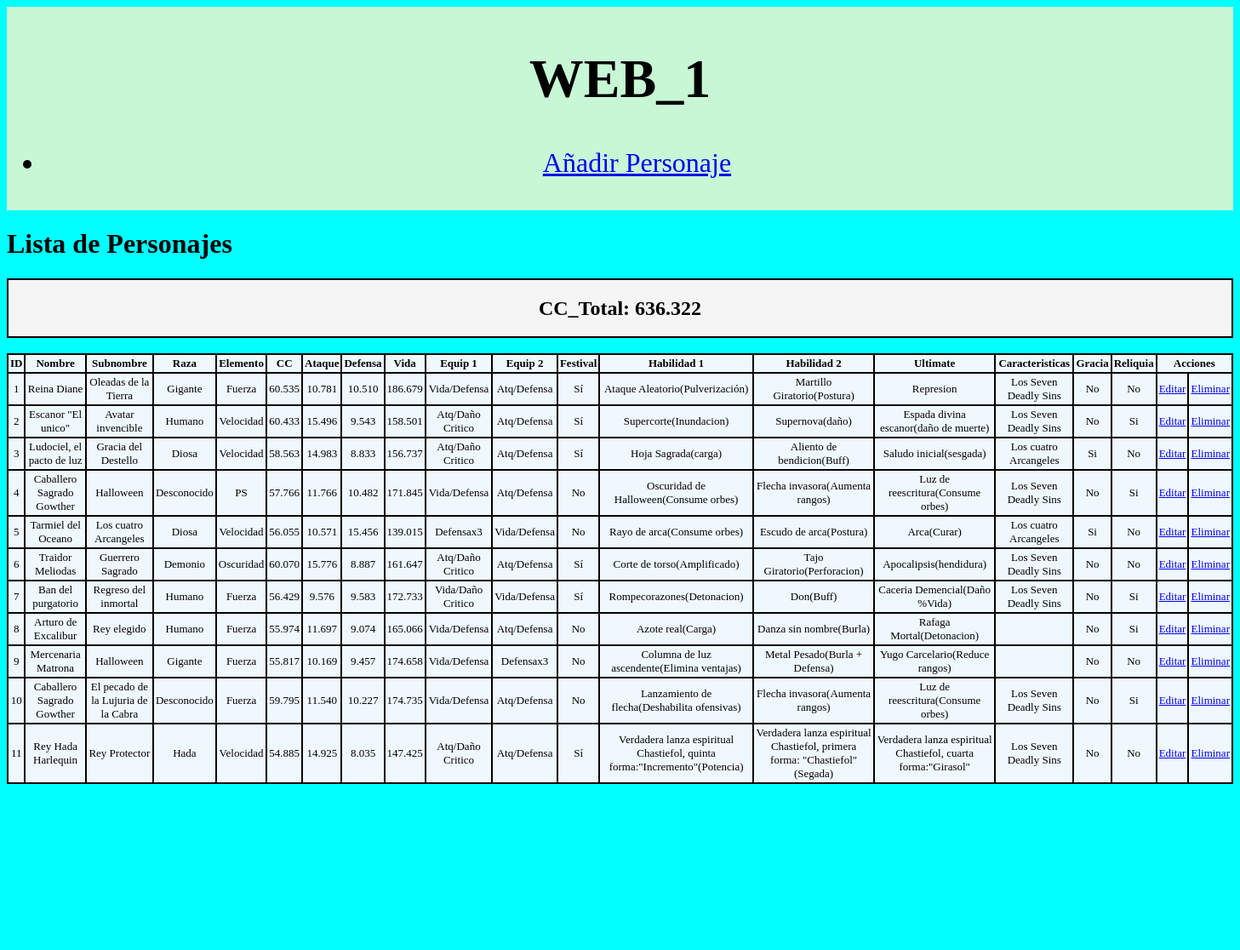
Before: /personajes with the older database file.
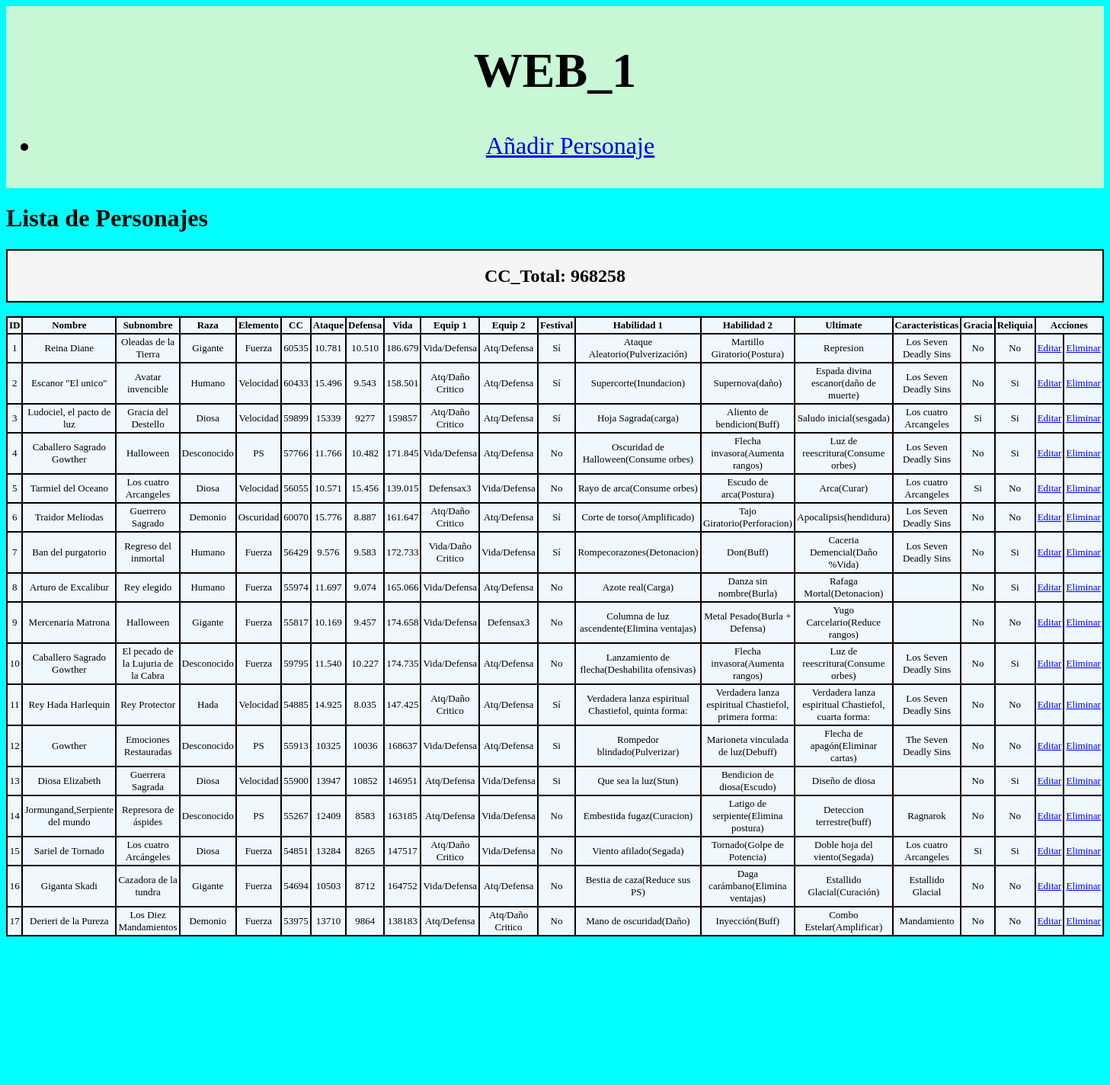
After: the same page with the newer database file.
### tables this page shows
CREATE TABLE personajes(
            id integer primary key autoincrement,
            nombre text,
            subnombre text,
            raza text,
            elemento text,
            cc text,
            ataque text,
            defensa text,
            vida text,
            equip_1 text,
            equip_2 text,
            festival text,
            habilidad_1 text,
            habilidad_2 text,
            ultimate text,
            caracteristicas text,
            gracia text,
            reliquia text);

### app.py (the view)
@route('/personajes')
@jinja2_view('personajes.html')
def hola():
    cnx= sqlite3.connect(BASE_DATOS)
    consulta = 'SELECT id, nombre, subnombre, raza, elemento, cc, ataque, defensa, vida, equip_1, equip_2, festival, habilidad_1, habilidad_2, ultimate, caracteristicas, gracia, reliquia from personajes'
    cursor=cnx.execute(consulta)
    filas = cursor.fetchall()
    consulta ='SELECT SUM(CC) as CC_Total from personajes'
    cursor=cnx.execute(consulta)
    total = cursor.fetchone()
    cnx.close()
    return{'datos': filas, 'total':total}

### templates/personajes.html (shortened to what this page needs)
{%extends 'base2.html'%}
{%block content%}
    <h1>Lista de Personajes</h1>
<div id="CC_Total">
    <h2>CC_Total: {{total[0]}}</h2>
</div><br>
    <table>
        <tr>
            <th>ID</th>
            <th>Nombre</th>
            <th>Subnombre</th>
            <th>Raza</th>
            <th>Elemento</th>
            <th>CC</th>
            <th>Ataque</th>
            <th>Defensa</th>
            <th>Vida</th>
            <th>Equip 1</th>
            <th>Equip 2</th>
            <th>Festival</th>
            <th>Habilidad 1</th>
            <th>Habilidad 2</th>
            <th>Ultimate</th>
            <th>Caracteristicas</th>
            <th>Gracia</th>
            <th>Reliquia</th>
            <th colspan="2">Acciones</th>
        </tr>
        {% for filas in datos%}
        <tr>
            <td>{{filas[0]}}</td>
            <td>{{filas[1]}}</td>
            <td>{{filas[2]}}</td>
            <td>{{filas[3]}}</td>
            <td>{{filas[4]}}</td>
            <td>{{filas[5]}}</td>
            <td>{{filas[6]}}</td>
            <td>{{filas[7]}}</td>
            <td>{{filas[8]}}</td>
            <td>{{filas[9]}}</td>
            <td>{{filas[10]}}</td>
            <td>{{filas[11]}}</td>
            <td>{{filas[12]}}</td>
            <td>{{filas[13]}}</td>
            <td>{{filas[14]}}</td>
            <td>{{filas[15]}}</td>
            <td>{{filas[16]}}</td>
            <td>{{filas[17]}}</td>
            <td><a href="editar/{{filas[0]}}">Editar</a></td>
            <td><a href="eliminar/{{filas[0]}}">Eliminar</a></td>
        </tr>
        {%endfor%}
    </table>
    {%endblock%}

### templates/base2.html (shortened to what this page needs)
<!DOCTYPE html>
<html lang="en">
<head>
    <link rel="stylesheet" href="/static/estilos.css">
</head>
<body>
    {%include 'inc_header2.html'%}
    {%block content%}{%endblock%}
    {%include 'inc_footer2.html'%}
</body>
</html>

### templates/inc_header2.html
<header><h1>WEB_1</h1>
    <nav>
        <ul>
            <li><a href="/editar">Añadir Personaje</a></li>
        </ul>
    </nav>
    </header>

### templates/inc_footer2.html
<footer><h1></h1></footer>

Changed rows visible on the page:
changed personajes "Reina Diane": cc "60.535" → "60535"
changed personajes "Escanor \"El unico\"": cc "60.433" → "60433"
changed personajes "Ludociel, el pacto de luz": cc "58.563" → "59899"; ataque "14.983" → "15339"; defensa "8.833" → "9277"; vida "156.737" → "159857"; reliquia "No" → "Si"
changed personajes "Oscuridad de Halloween(Consume orbes)": cc "57.766" → "57766"
changed personajes "Tarmiel del Oceano": cc "56.055" → "56055"
changed personajes "Traidor Meliodas": cc "60.070" → "60070"
changed personajes "Ban del purgatorio": cc "56.429" → "56429"
changed personajes "Arturo de Excalibur": cc "55.974" → "55974"
changed personajes "Mercenaria Matrona": cc "55.817" → "55817"
changed personajes "El pecado de la Lujuria de la Cabra": cc "59.795" → "59795"
changed personajes "Rey Hada Harlequin": cc "54.885" → "54885"; habilidad_1 "Verdadera lanza espiritual Chastiefol, quinta forma:\"Incremento\"(Potencia)" → "Verdadera lanza espiritual Chastiefol, quinta forma:"; habilidad_2 "Verdadera lanza espiritual Chastiefol, primera forma: \"Chastiefol\"(Segada)" → "Verdadera lanza espiritual Chastiefol, primera forma:"; ultimate "Verdadera lanza espiritual Chastiefol, cuarta forma:\"Girasol\"" → "Verdadera lanza espiritual Chastiefol, cuarta forma:"
added personajes: id "12", nombre "Gowther", subnombre "Emociones Restauradas", raza "Desconocido", elemento "PS", cc "55913", ataque "10325", defensa "10036", vida "168637", equip_1 "Vida/Defensa", equip_2 "Atq/Defensa", festival "Si", habilidad_1 "Rompedor blindado(Pulverizar)", habilidad_2 "Marioneta vinculada de luz(Debuff)", ultimate "Flecha de apagón(Eliminar cartas)", caracteristicas "The Seven Deadly Sins", gracia "No", reliquia "No"
added personajes: id "13", nombre "Diosa Elizabeth", subnombre "Guerrera Sagrada", raza "Diosa", elemento "Velocidad", cc "55900", ataque "13947", defensa "10852", vida "146951", equip_1 "Atq/Defensa", equip_2 "Vida/Defensa", festival "Si", habilidad_1 "Que sea la luz(Stun)", habilidad_2 "Bendicion de diosa(Escudo)", ultimate "Diseño de diosa", gracia "No", reliquia "Si"
added personajes: id "14", nombre "Jormungand,Serpiente del mundo", subnombre "Represora de áspides", raza "Desconocido", elemento "PS", cc "55267", ataque "12409", defensa "8583", vida "163185", equip_1 "Atq/Defensa", equip_2 "Vida/Defensa", festival "No", habilidad_1 "Embestida fugaz(Curacion)", habilidad_2 "Latigo de serpiente(Elimina postura)", ultimate "Deteccion terrestre(buff)", caracteristicas "Ragnarok", gracia "No", reliquia "No"
added personajes: id "15", nombre "Sariel de Tornado", subnombre "Los cuatro Arcángeles", raza "Diosa", elemento "Fuerza", cc "54851", ataque "13284", defensa "8265", vida "147517", equip_1 "Atq/Daño Critico", equip_2 "Vida/Defensa", festival "No", habilidad_1 "Viento afilado(Segada)", habilidad_2 "Tornado(Golpe de Potencia)", ultimate "Doble hoja del viento(Segada)", caracteristicas "Los cuatro Arcangeles", gracia "Si", reliquia "Si"
added personajes: id "16", nombre "Giganta Skadi", subnombre "Cazadora de la tundra", raza "Gigante", elemento "Fuerza", cc "54694", ataque "10503", defensa "8712", vida "164752", equip_1 "Vida/Defensa", equip_2 "Atq/Defensa", festival "No", habilidad_1 "Bestia de caza(Reduce sus PS)", habilidad_2 "Daga carámbano(Elimina ventajas)", ultimate "Estallido Glacial(Curación)", caracteristicas "Estallido Glacial", gracia "No", reliquia "No"
added personajes: id "17", nombre "Derieri de la Pureza", subnombre "Los Diez Mandamientos", raza "Demonio", elemento "Fuerza", cc "53975", ataque "13710", defensa "9864", vida "138183", equip_1 "Atq/Defensa", equip_2 "Atq/Daño Critico", festival "No", habilidad_1 "Mano de oscuridad(Daño)", habilidad_2 "Inyección(Buff)", ultimate "Combo Estelar(Amplificar)", caracteristicas "Mandamiento", gracia "No", reliquia "No"
Other visible differences:
{{ total[0] }}: "636.322" → "968258"
